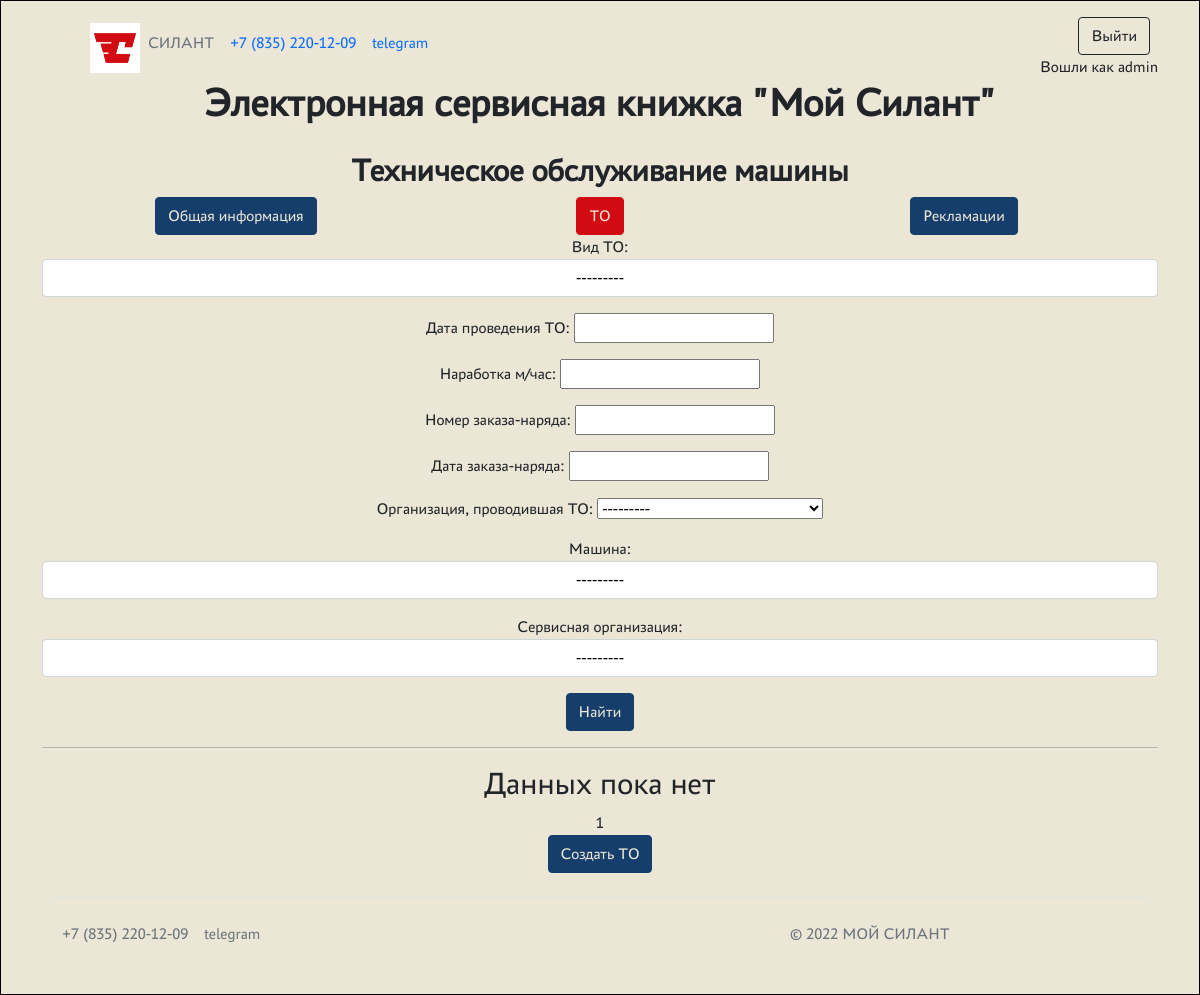
The page /cars/maintenances/ (signed in) on the database as committed earlier.
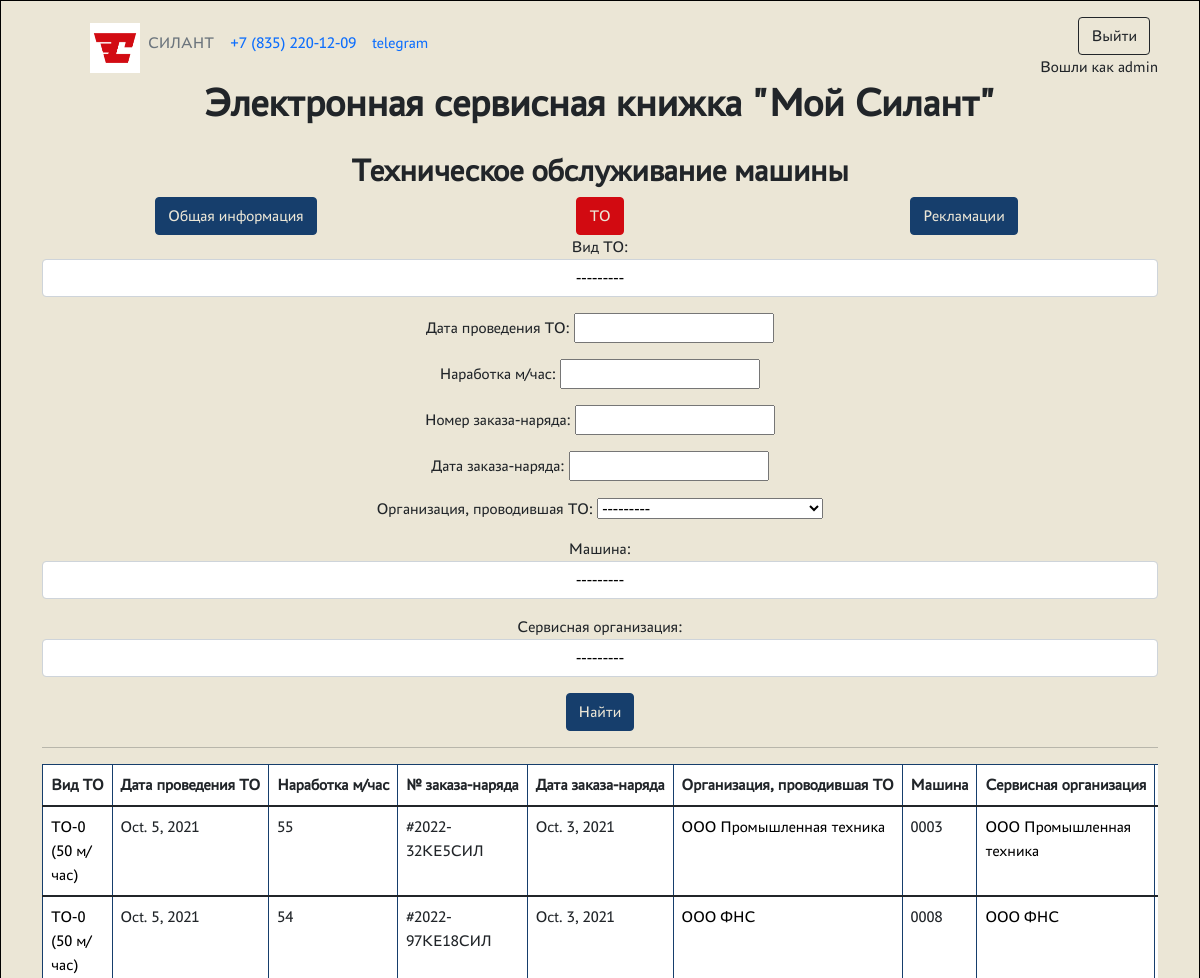
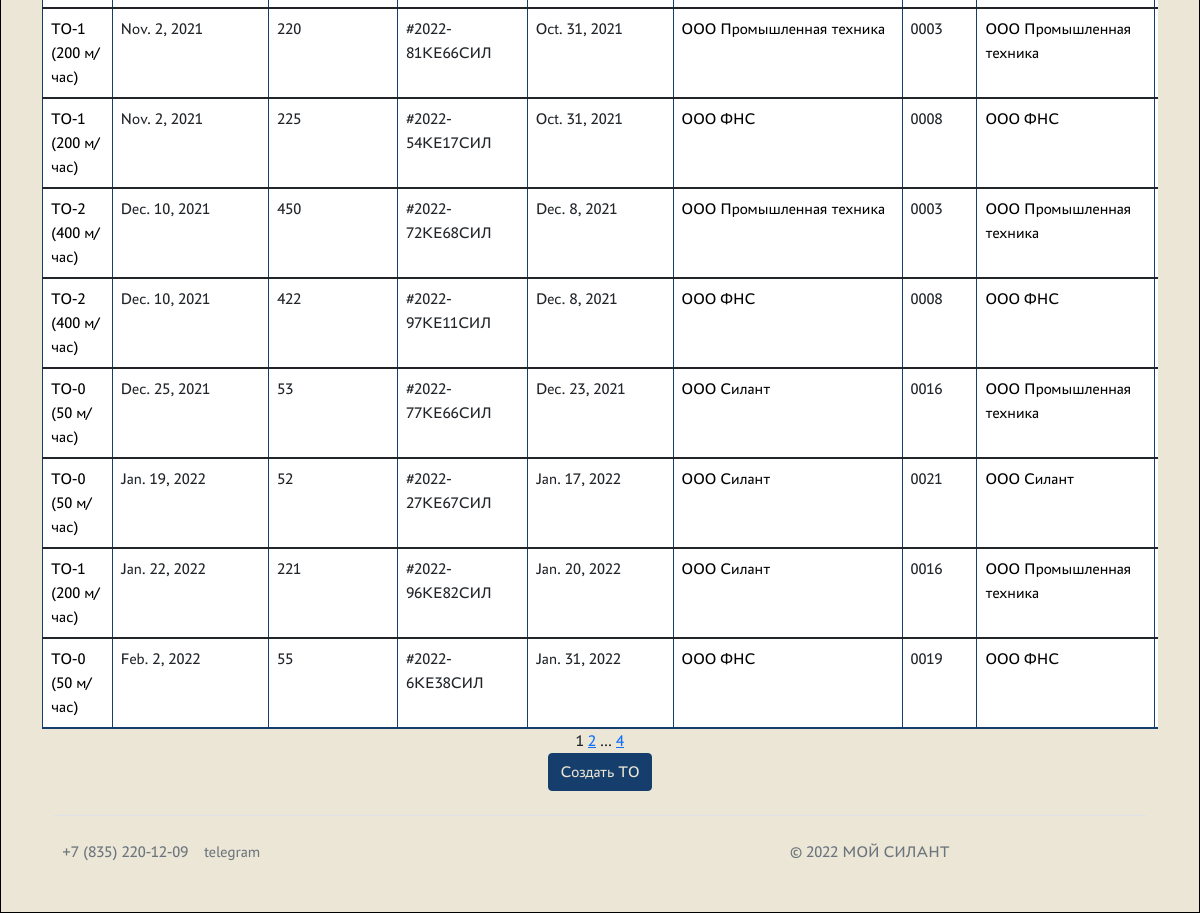
The same page on the database as committed later (2 pictures, top to bottom).
### backend/models.py (models this page shows, shortened)
class Maintenance(models.Model):
    type_maintenance = models.ForeignKey(Type_maintenance, on_delete=models.CASCADE, verbose_name='Вид ТО')
    maintenance_date = models.DateField(verbose_name='Дата проведения ТО')
    operating_time = models.IntegerField(verbose_name='Наработка м/час')
    order = models.TextField(max_length=55, verbose_name='Номер заказа-наряда')
    order_date = models.DateField(verbose_name='Дата заказа-наряда')
    organization_maintenance = models.ForeignKey(Organization_maintenance, on_delete=models.CASCADE, verbose_name='Организация, проводившая ТО')
    car = models.ForeignKey(Car, on_delete=models.CASCADE, verbose_name='Машина')
    service_company = models.ForeignKey(Service_company, on_delete=models.CASCADE,verbose_name='Сервисная компания')
    class Meta:
        verbose_name = 'ТО'
        verbose_name_plural = 'ТО'
        ordering = ['maintenance_date']
        permissions = (
            ('view_maintenance_noclient', 'maintenance view no client'),
            ('view_maintenance_noservice', 'Can view no service')
        )

class Base_dictionary(models.Model):
    name = models.TextField(unique=True, verbose_name='Название')
    description = models.TextField(blank=True, verbose_name='Описание')
    class Meta:
        abstract = True
    def __str__(self):
        return f'{self.name}'

class Type_maintenance(Base_dictionary):
    class Meta:
        verbose_name = 'Вид ТО'
        verbose_name_plural = 'Виды ТО'

class Organization_maintenance(Base_dictionary):
    class Meta:
         verbose_name = 'Организация, проводившая ТО'
         verbose_name_plural = 'Организации, проводившие ТО'

class Car(models.Model):
    serial_number = models.TextField(max_length=55, unique=True, db_index=True, verbose_name='Зав. № машины')
    technique_model = models.ForeignKey(Technique_model, on_delete=models.CASCADE, db_index=True, verbose_name='Модель техники')
    engine_model = models.ForeignKey(Engine_model, on_delete=models.CASCADE, db_index=True, verbose_name='Модель двигателя')
    engine_number = models.TextField(max_length=55, verbose_name='Зав. № двигателя')
    transmission_model = models.ForeignKey(Transmission_model, on_delete=models.CASCADE, db_index=True, verbose_name='Модель трансмиссии')
    transmission_number = models.TextField(max_length=55, verbose_name='Зав. № трансмиссии')
    drive_axle_model = models.ForeignKey(Drive_axle_model, on_delete=models.CASCADE, db_index=True, verbose_name='Модель ведущего моста')
    drive_axle_number = models.TextField(max_length=55, verbose_name='Зав. № ведущего моста')
    steerable_axle_model = models.ForeignKey(Steerable_axle_model, on_delete=models.CASCADE, db_index=True, verbose_name='Модель управляемого моста')
    steerable_axle_number = models.TextField(max_length=55, verbose_name='Зав. № управляемого моста')
    supply_contract = models.TextField(max_length=55, blank=True, verbose_name='Договор поставки №, дата.')
    shipping_date = models.DateField(db_index=True, verbose_name='Дата отгрузки с завода')
    consignee = models.TextField(max_length=55, blank=True, verbose_name='Грузополучатель (конечный потребитель)')
    delivery_address = models.TextField(max_length=255, blank=True, verbose_name='Адрес поставки (эксплуатации)')
    equipment = models.TextField(max_length=255, blank=True, verbose_name='Комплектация (доп. опции)')
    client = models.ForeignKey(Client, on_delete=models.CASCADE, null=True, blank=True, verbose_name='Клиент')
    service_company = models.ForeignKey(Service_company, on_delete=models.CASCADE, blank=True, verbose_name='Сервисная организация')
    def __str__(self):
        return f'{self.serial_number}'
    class Meta:
        verbose_name = 'Машины'
        verbose_name_plural = 'Машины'
        ordering = ['shipping_date']
        permissions = (
            ('view_car_noclient', 'Can view no client'),
            ('view_car_noservice', 'Can view no service')
        )

class Service_company(Base_dictionary):
    class Meta:
        verbose_name = 'Сервисная компания'
        verbose_name_plural = 'Сервисные компании'
    user = models.OneToOneField(User, on_delete=models.CASCADE, verbose_name='Имя пользователя')

### backend/views.py (the view)
# urls.py: path('maintenances/', MaintenanceListView.as_view()),
class MaintenanceListView(PermissionRequiredMixin, ListView):
    model = Maintenance
    ordering = 'order_date'
    template_name = 'maintenance/maintenances.html'
    permission_required = ('silant.view_maintenance',)
    context_object_name = 'maintenances'
    paginate_by = 10
    def get_queryset(self):
        queryset = super().get_queryset()
        if self.request.user.is_authenticated:
            if self.request.user.has_perm('silant.view_maintenance_noclient') == False:
                queryset = Maintenance.objects.filter(car__client__user=self.request.user)
            else:
                if self.request.user.has_perm('silant.view_maintenance_noservice') == False:
                    queryset = Maintenance.objects.filter(service_company__user=self.request.user)
            self.filterset = MaintenanceFilter(self.request.GET, queryset)
        else:
            if not bool(self.request.GET):
                queryset = Maintenance.objects.none()
        return self.filterset.qs
    def get_context_data(self, **kwargs):
        context = super().get_context_data(**kwargs)
        context['filterset'] = self.filterset
        return context

### templates/maintenance/maintenances.html (shortened to what this page needs)
{% extends 'flatpages/default.html' %}
{% block content %}
    <h2><b>Техническое обслуживание машины</b></h2>
    {% if user.is_authenticated %}
    <div class='container'>
        <div class='row'>
        <div class='col'>
            <a class='btn btn-silant-blue' href='/cars/'>Общая информация</a>
        </div>
        <div class='col'>
            <a class='btn btn-silant-red'>ТО</a>
        </div>
        <div class='col'>
            <a class='btn btn-silant-blue' href='/cars/complaints/?car={{maintenance.car.id}}'>Рекламации</a>
        </div>
        </div>
    </div>
    {% endif %}
    <form action='' method='get'>
            {{ filterset.form.as_p }}
            <input class='btn btn-silant-blue' type='submit' value='Найти' />
        </form>
    <hr>
    {% if maintenances %}
        <table class='table'>
            <thead>
                <tr>
                    <th scope='col'>Вид ТО</td>
                    <th scope='col'>Дата проведения ТО</td>
                    <th scope='col'>Наработка м/час</td>
                    <th scope='col'>№ заказа-наряда</td>
                    <th scope='col'>Дата заказа-наряда</td>
                    <th scope='col'>Организация, проводившая ТО</td>
                    <th scope='col'>Машина</td>
                    <th scope='col'>Сервисная организация</td>
                    {% if perms.silant.change_maintenance %}
                        <th scope='col'>Операции</td>
                    {% endif %}
                </tr>
            </thead>
            {% for maintenance in maintenances %}
                <tbody>
                    <tr>
                        <td><a href='dictionary/typeMaintenance/{{maintenance.type_maintenance.id}}/'>{{ maintenance.type_maintenance }}</a></td>
                        <td>{{ maintenance.maintenance_date }}</a></td>
                        <td>{{ maintenance.operating_time }}</a></td>
                        <td>{{ maintenance.order }}</td>
                        <td>{{ maintenance.order_date }}</a></td>
                        <td><a href='dictionary/organizationMaintenance/{{maintenance.organization_maintenance.id}}/'>{{ maintenance.organization_maintenance }}</a></td>
                        <td>{{ maintenance.car }}</a></td>
                        <td><a href='dictionary/serviceCompany/{{maintenance.service_company.id}}/'>{{ maintenance.service_company }}</a></td>
                        {% if perms.silant.change_maintenance %}
                            <td>
                            </td>
                        {% endif %}
                    </tr>
                </tbody>
            {% endfor %}
        </table>
    {% else %}
        <h2>Данных пока нет</h2>
    {% endif %}
    {{ page_obj.number }}
    {% if page_obj.has_next %}
        <a href='?page={{ page_obj.next_page_number }}'>{{ page_obj.next_page_number }}</a>
        {% if paginator.num_pages != page_obj.next_page_number %}
            ...
            <a href='?page={{ page_obj.paginator.num_pages }}'>{{ page_obj.paginator.num_pages }}</a>
        {% endif %}
    {% endif %}
    <div class='container'>
        <div class='row'>
            {% if perms.silant.add_maintenance %}
                <div class='col'>
                    <a class='btn btn-silant-blue' href='/cars/maintenances/create/'>Создать ТО</a>
                </div>
            {% endif %}
        </div>
    </div>
{% endblock content %}

Rows that differ between the two databases and show on the page:
added Maintenance: type_maintenance "ТО-0 (50 м/час)", maintenance_date "Oct. 5, 2021", operating_time "55", order "#2022-32КЕ5СИЛ", order_date "Oct. 3, 2021", organization_maintenance "ООО Промышленная техника", car "0003", service_company "ООО Промышленная техника"
added Maintenance: type_maintenance "ТО-0 (50 м/час)", maintenance_date "Oct. 5, 2021", operating_time "54", order "#2022-97КЕ18СИЛ", order_date "Oct. 3, 2021", organization_maintenance "ООО ФНС", car "0008", service_company "ООО ФНС"
added Maintenance: type_maintenance "ТО-1 (200 м/час)", maintenance_date "Nov. 2, 2021", operating_time "220", order "#2022-81КЕ66СИЛ", order_date "Oct. 31, 2021", organization_maintenance "ООО Промышленная техника", car "0003", service_company "ООО Промышленная техника"
added Maintenance: type_maintenance "ТО-1 (200 м/час)", maintenance_date "Nov. 2, 2021", operating_time "225", order "#2022-54КЕ17СИЛ", order_date "Oct. 31, 2021", organization_maintenance "ООО ФНС", car "0008", service_company "ООО ФНС"
added Maintenance: type_maintenance "ТО-2 (400 м/час)", maintenance_date "Dec. 10, 2021", operating_time "450", order "#2022-72КЕ68СИЛ", order_date "Dec. 8, 2021", organization_maintenance "ООО Промышленная техника", car "0003", service_company "ООО Промышленная техника"
added Maintenance: type_maintenance "ТО-2 (400 м/час)", maintenance_date "Dec. 10, 2021", operating_time "422", order "#2022-97КЕ11СИЛ", order_date "Dec. 8, 2021", organization_maintenance "ООО ФНС", car "0008", service_company "ООО ФНС"
added Maintenance: type_maintenance "ТО-0 (50 м/час)", maintenance_date "Dec. 25, 2021", operating_time "53", order "#2022-77КЕ66СИЛ", order_date "Dec. 23, 2021", organization_maintenance "ООО Силант", car "0016", service_company "ООО Промышленная техника"
added Maintenance: type_maintenance "ТО-0 (50 м/час)", maintenance_date "Jan. 19, 2022", operating_time "52", order "#2022-27КЕ67СИЛ", order_date "Jan. 17, 2022", organization_maintenance "ООО Силант", car "0021", service_company "ООО Силант"
added Maintenance: type_maintenance "ТО-1 (200 м/час)", maintenance_date "Jan. 22, 2022", operating_time "221", order "#2022-96КЕ82СИЛ", order_date "Jan. 20, 2022", organization_maintenance "ООО Силант", car "0016", service_company "ООО Промышленная техника"
added Maintenance: type_maintenance "ТО-0 (50 м/час)", maintenance_date "Feb. 2, 2022", operating_time "55", order "#2022-6КЕ38СИЛ", order_date "Jan. 31, 2022", organization_maintenance "ООО ФНС", car "0019", service_company "ООО ФНС"
Other text that changed with them:
{{ page_obj.next_page_number }}: (not shown) → "2"
{{ page_obj.paginator.num_pages }}: (not shown) → "4"
text no longer shown: "Данных пока нет"
text now shown: "Вид ТО Дата проведения ТО Наработка м/час № заказа-наряда Дата заказа-наряда Организация, проводившая ТО Машина Сервисная организация ..."
